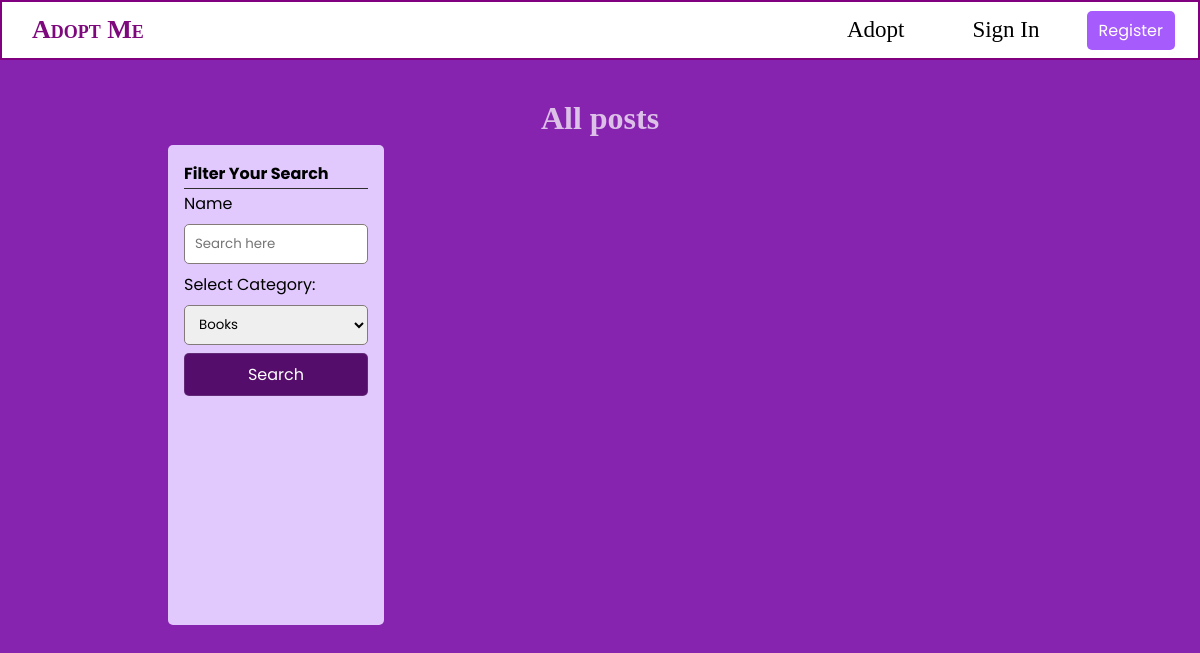
The app's page /list.php?category=7, older data.
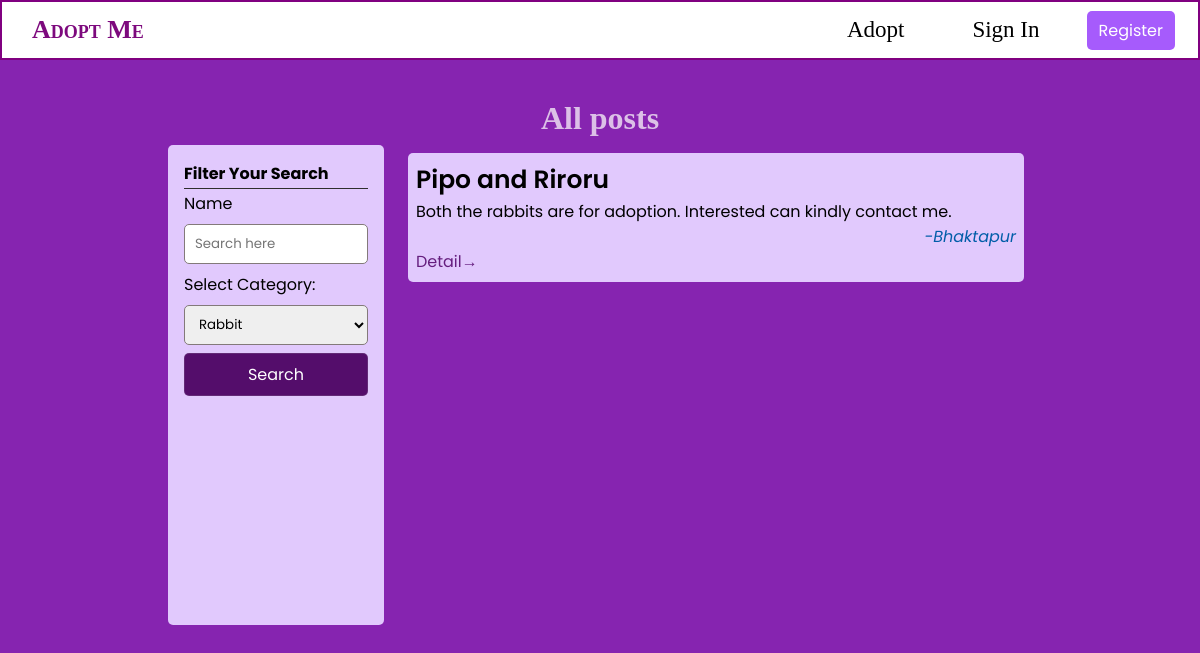
The same page, newer data.
### tables this page shows
CREATE TABLE `pets` (
  `id` int(11) NOT NULL,
  `title` varchar(255) NOT NULL,
  `description` text NOT NULL,
  `location` varchar(255) NOT NULL,
  `contact` int(11) NOT NULL,
  `helper_id` int(10) UNSIGNED NOT NULL,
  `category` int(10) UNSIGNED DEFAULT NULL,
  `created_at` datetime NOT NULL DEFAULT current_timestamp(),
  `active` int(11) NOT NULL DEFAULT 1,
  `image` varchar(255) DEFAULT NULL
);

### includes/function.php (called while the page is built, shortened)
<?php
require_once('database.php');
function getCategories()
{
    global $conn;
    $sql = $conn->prepare('SELECT * from pets_category');
    $sql->execute();
    $categories = $sql->get_result();
    return $categories;
}
function getDonations($limit = NULL, $offset = NULL, $search = NULL, $category = NULL)
{
    global $conn;
    $lim = $limit !== NULL ? $limit : 10;
    $off = $offset !== NULL ? $offset : 0;
    $active = 1;
    $search = "%" . $search . "%";
    if ($category !== "" && $category !== NULL && $category !== 0) {
        $sql = $conn->prepare("SELECT id, location, title, description FROM `pets` WHERE `active` = ? AND `category` = ? AND CONCAT_WS('',`title`,`description`) LIKE ? ORDER BY `id` DESC LIMIT ? OFFSET ?");
        $sql->bind_param('iisii', $active, $category, $search, $lim, $off);
        $count_sql = $conn->prepare("SELECT COUNT(id) as total FROM `pets` WHERE `active` = ? AND `category` = ? AND CONCAT_WS('',`title`,`description`) LIKE ?");
        $count_sql->bind_param('iis', $active, $category, $search);
    }
    $count_sql->execute();
    $count = $count_sql->get_result()->fetch_object();
    $sql->execute();
    $pets = $sql->get_result();
    $data = array('count' => $count->total, 'results' => $pets);
    return $data;
}

### partials/category_inp.php (the view, shortened to what this page needs)
<label for='category'>Select Category:</label>
<select id='create-help-category' class='search-input input' name='category'>
    <?php
    $categories = getCategories();
    while ($category = $categories->fetch_assoc()) {
        $selected = (isset($_GET['category']) && $category['id'] == $_GET['category']) ? "selected" : "";
    ?>
        <option value="<?= $category['id'] ?>" <?= $selected ?>><?= ($category['name']) ?></option>
    <?php
    }
    ?>
</select>

### list.php (shortened to what this page needs)
<?php
include './includes/function.php';
?>
<!DOCTYPE html>
<html lang="en">
<head>
    <link rel="stylesheet" href="./styles/main.css">
    <link rel="stylesheet" href="./styles/nav.css">
    <link rel="stylesheet" href="./styles/list.css">
</head>
<body>
    <?php include("./partials/nav.php") ?>
    <div class="container">
        <div class="title">
            <h1>All posts</h1>
        </div>
        <div class="data-section">
            <div class="sidebar">
                <?php
                include("partials/search_sidebar.php");
                ?>
            </div>
            <div class="helplist-container" autofocus>
                <?php
                $limit = (isset($_GET['limit']) && $_GET['limit'] != null) ? $_GET['limit'] : 10;
                $offset = (isset($_GET['offset']) && $_GET['offset'] != null) ? $_GET['offset'] : 0;
                $category = (isset($_GET['category']) && $_GET['category'] != null) ? $_GET['category'] : NULL;
                $search = (isset($_GET['search']) && $_GET['search'] != null) ? $_GET['search'] : "";
                $donations = getDonations($limit, $offset, $search, $category);
                while ($donation = mysqli_fetch_array($donations['results'])) {
                ?>
                    <div class='help-item'>
                        <div class='help-title'>
                            <h3><?= $donation['title'] ?></h3>
                        </div>
                        <div class='help-description'>
                            <p><?= $donation['description'] ?></p>
                        </div>
                        <div class='help-meta'> -<?= $donation['location'] ?></div>
                        <div class="view-more"><a href="./help-detail.php?help_id=<?= $donation['id'] ?>" class="">Detail&rarr;</a></div>
                    </div>
                <?php
                }
                ?>
        </div>
    </div>
</body>
</html>

Row changes from the older to the newer data that the page shows:
added pets: title "Pipo and Riroru", description "Both the rabbits are for adoption. Interested can kindly contact me.", location "Bhaktapur"
Text that changed along with them:
form field category: "Books" → "Rabbit"
